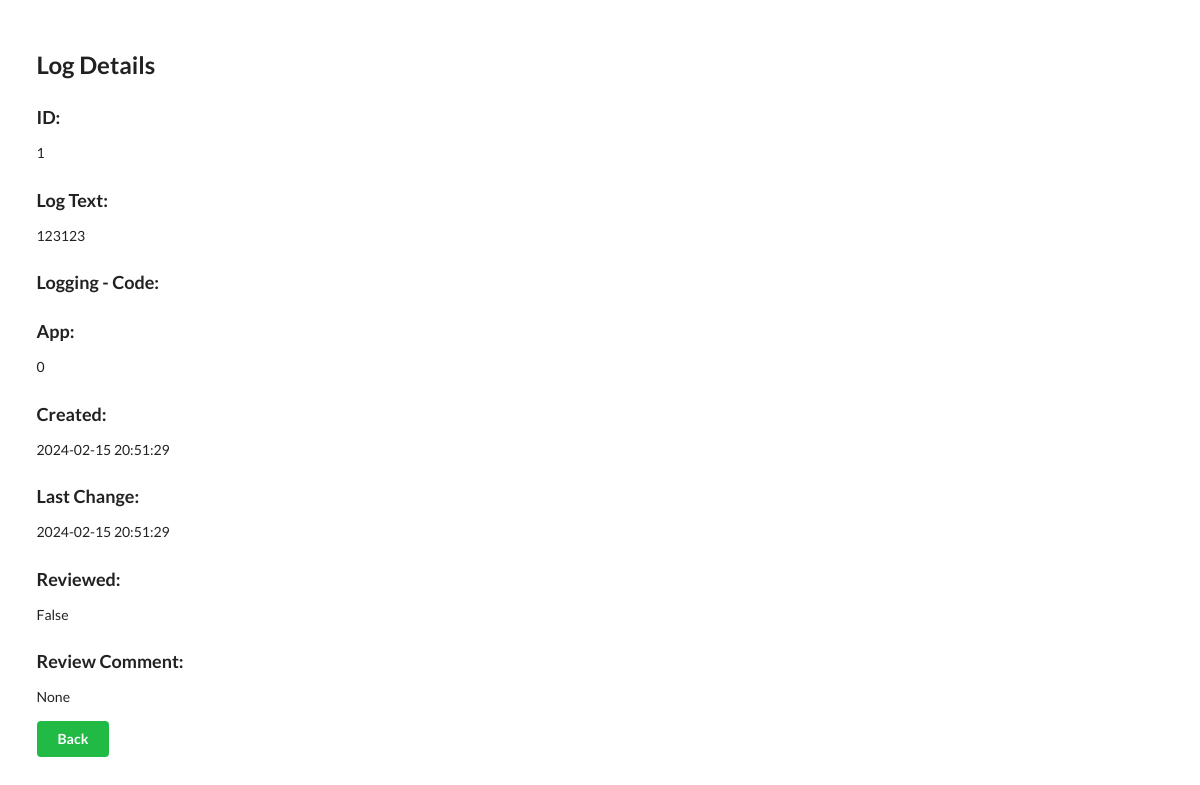
The app's page /entry/1, older data.
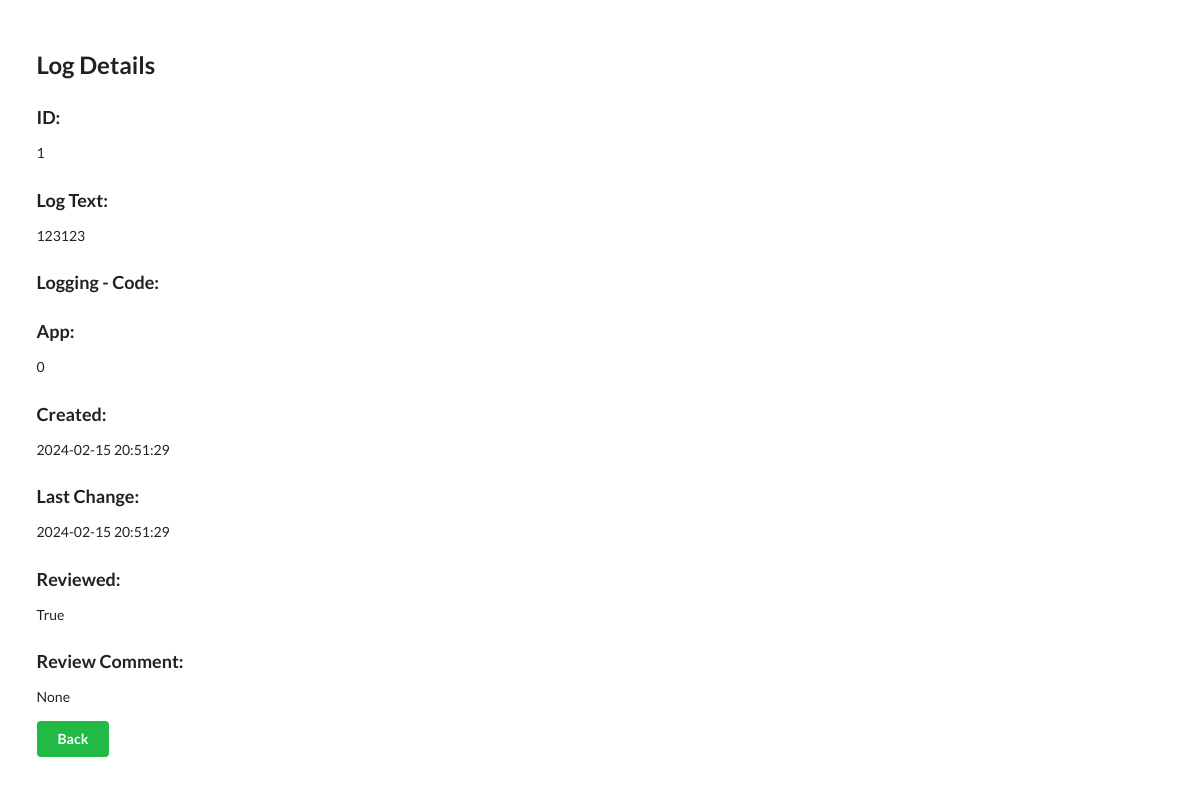
The same page, newer data.
### models.py (models this page shows)
class LogEntry(Base):
    __tablename__ = "log_entry"
    id = Column(Integer, primary_key=True, index=True)                          # id's
    app_id = Column(Integer, ForeignKey("app.id"), default=0)
    ts = Column(DateTime(timezone=True), server_default=func.now())         # timestamp of entry
    ts_last_change = Column(DateTime(timezone=True), server_default=func.now()) # timestamp of entry
    entry = Column(String)                                                      # Log string value
    code = Column(String)                                           # for logging http responses
    reviewed = Column(Boolean, default=False)                                   # Entry checked
    review_comment = Column(String)                                             # Comment filed for entrie after check

### app.py (the view)
@app.get("/entry/{id}")
def get_entry_form(request: Request, id: int, db: Session = Depends(get_db)):
  log_data = crud.get_entry_data(db=db, log_id=id)
  return templates.TemplateResponse("Entry.html", {"request": request, "log_data": log_data})

### templates/Entry.html (shortened to what this page needs)
<!DOCTYPE html>
<html lang="en">
<head>
    <link rel="stylesheet" href="https://cdn.jsdelivr.net/npm/semantic-ui@2.4.2/dist/semantic.min.css">
</head>
<body>
    <div id="log_info" style="margin-top: 50px;" class="ui container">
        {% if log_data %}
            <h2>Log Details</h2>
            <h3>ID:</h3>
            <p>{{ log_data.id }}</p>
            <h3>Log Text:</h3>
            <p>{{ log_data.entry }}</p>
            <h3>Logging - Code: </h3>
            <h3>App:</h3>
            <p> {{ log_data.app_id }}</p>
            <h3>Created:</h3>
            <p> {{ log_data.ts }}</p>
            <h3>Last Change:</h3>
            <p>{{ log_data.ts_last_change }}</p>
            <h3>Reviewed:</h3>
            <p> {{ log_data.reviewed }}</p>
            <h3>Review Comment:</h3>
            <p>{{ log_data.review_comment }}</p>
        {% endif %}
        <a class="ui green button" href="/">Back</a>
    </div>
</body>
</html>

Row changes from the older to the newer data that the page shows:
changed LogEntry "None": reviewed "False" → "True"
